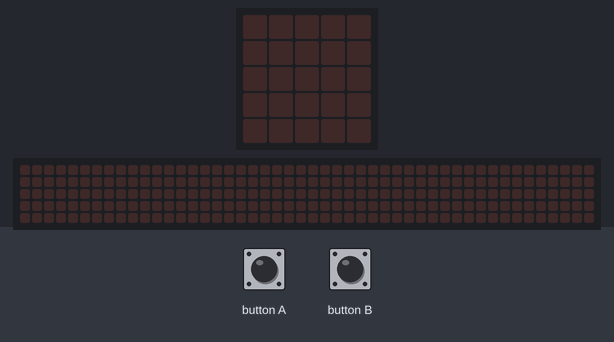
Recording of a program running on a simulated BBC micro:bit (MakeCode). Shown: the board's 5×5 LED display, a strip that is not on the board, showing the scrolling text unrolled. Inputs (shaded band) come from the test bench. The 48×5 strip is a reading aid, not a part: it shows the text the display is scrolling, unrolled, one strip-width of it at a time.

Above: at 1.2 s.
1.3 s: button B pressed 5 times (0.12 s each, 0.3 s apart)
At 4.4 s:
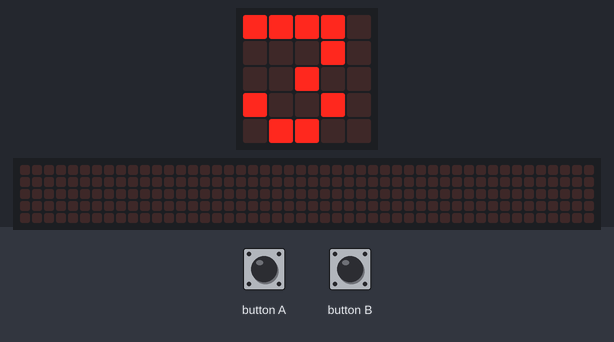
4.7 s: button B pressed for 0.15 s
At 5.5 s:
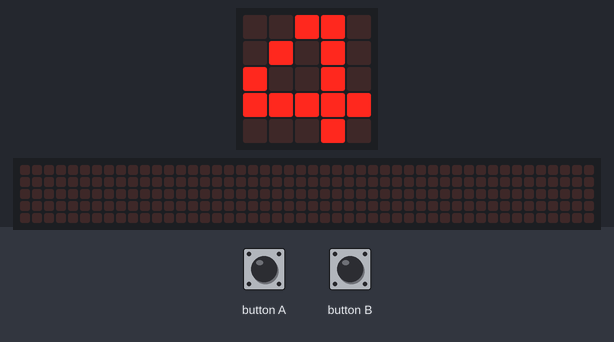
6.3 s: button B pressed for 0.15 s
At 6.7 s:
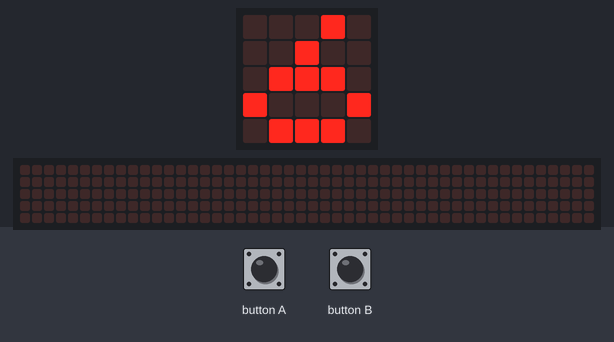
7.9 s: button B pressed 5 times (0.12 s each, 0.3 s apart)
At 12.74 s:
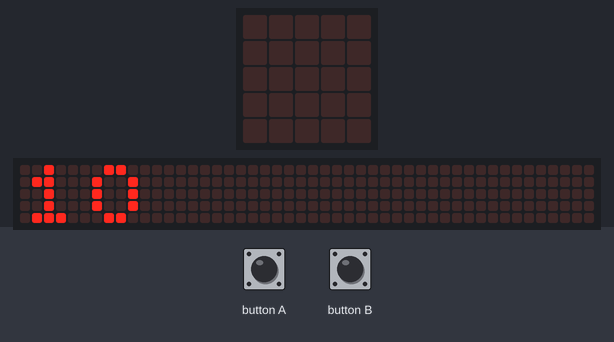
Timing chart, 0 to 14.2 s (numbered marks = the images above; inputs shaded):
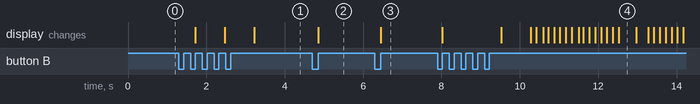

The program:

main.ts
```typescript
input.onButtonPressed(Button.A, function() {
    let start = 0
    input.onButtonPressed(Button.A, function() {
        start = input.runningTime()
    })
})
input.onButtonPressed(Button.B, function() {
    let start = 0
    input.onButtonPressed(Button.B, function () {
        let elaspsed = input.runningTime() - start
        basic.showNumber(Math.idiv(elaspsed, 1000))
    })
})
```

test.ts
```typescript
// les tests vont ici ; cela ne sera pas compilé si ce paquet est utilisé en tant qu'extension.
```

Measured:
- after the input at 1.3 s, the display: first changes after 0.42 s (image 1 shows a later state)
- after the input at 4.7 s, the display: changes after 0.15 s (image 2)
- after the input at 6.3 s, the display: changes after 0.15 s (image 3)
- after the input at 7.9 s, the display: first changes after 0.12 s (image 4 shows a later state)
- what the display in image 4 shows lasts 0.5 s, from 12.5 s to 13.0 s
